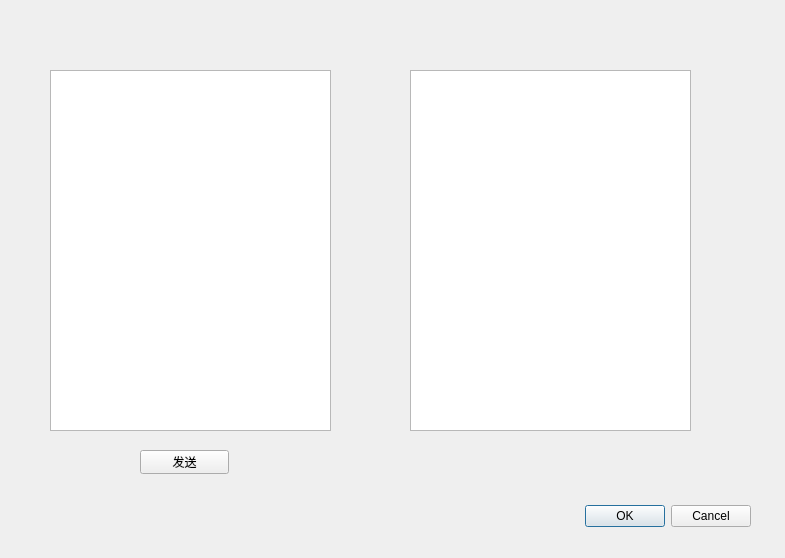
<?xml version="1.0" encoding="UTF-8"?>
<ui version="4.0">
 <class>DUdpDriv</class>
 <widget class="QDialog" name="DUdpDriv">
  <property name="geometry">
   <rect>
    <x>0</x>
    <y>0</y>
    <width>785</width>
    <height>558</height>
   </rect>
  </property>
  <property name="windowTitle">
   <string>Dialog</string>
  </property>
  <widget class="QDialogButtonBox" name="buttonBox">
   <property name="geometry">
    <rect>
     <x>410</x>
     <y>500</y>
     <width>341</width>
     <height>32</height>
    </rect>
   </property>
   <property name="orientation">
    <enum>Qt::Horizontal</enum>
   </property>
   <property name="standardButtons">
    <set>QDialogButtonBox::Cancel|QDialogButtonBox::Ok</set>
   </property>
  </widget>
  <widget class="QTextEdit" name="ui_send_txt">
   <property name="geometry">
    <rect>
     <x>50</x>
     <y>70</y>
     <width>281</width>
     <height>361</height>
    </rect>
   </property>
  </widget>
  <widget class="QTextEdit" name="ui_recv_txt">
   <property name="geometry">
    <rect>
     <x>410</x>
     <y>70</y>
     <width>281</width>
     <height>361</height>
    </rect>
   </property>
  </widget>
  <widget class="QPushButton" name="ui_send_act">
   <property name="geometry">
    <rect>
     <x>140</x>
     <y>450</y>
     <width>89</width>
     <height>24</height>
    </rect>
   </property>
   <property name="text">
    <string>发送</string>
   </property>
  </widget>
 </widget>
 <resources/>
 <connections>
  <connection>
   <sender>buttonBox</sender>
   <signal>accepted()</signal>
   <receiver>DUdpDriv</receiver>
   <slot>accept()</slot>
   <hints>
    <hint type="sourcelabel">
     <x>248</x>
     <y>254</y>
    </hint>
    <hint type="destinationlabel">
     <x>157</x>
     <y>274</y>
    </hint>
   </hints>
  </connection>
  <connection>
   <sender>buttonBox</sender>
   <signal>rejected()</signal>
   <receiver>DUdpDriv</receiver>
   <slot>reject()</slot>
   <hints>
    <hint type="sourcelabel">
     <x>316</x>
     <y>260</y>
    </hint>
    <hint type="destinationlabel">
     <x>286</x>
     <y>274</y>
    </hint>
   </hints>
  </connection>
 </connections>
</ui>
